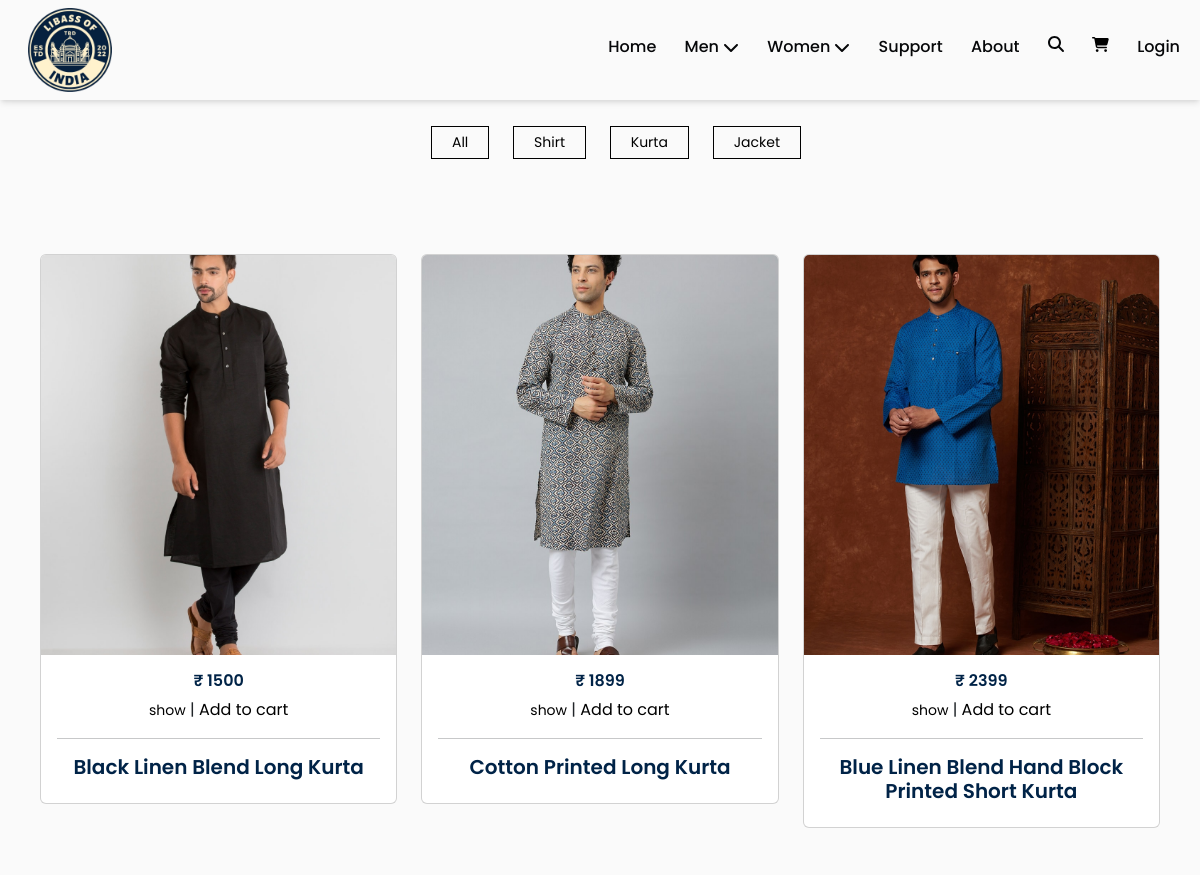
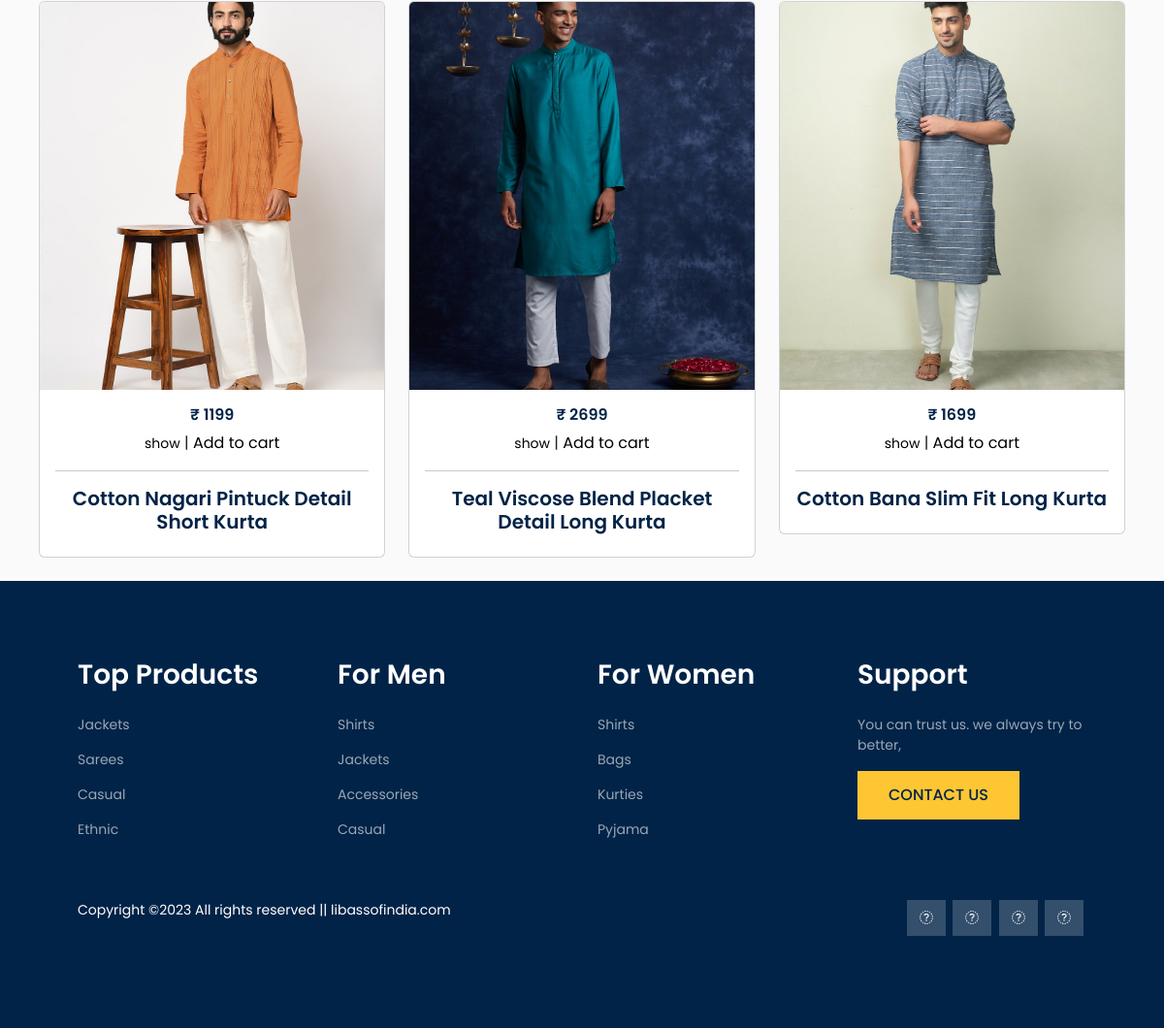
/men/top/Kurta/, run on the app's committed database (2 pictures, top to bottom).
### Mainpage/models.py (models this page shows)
class ProductData(models.Model):
    product_id = models.AutoField
    product_name = models.TextField(max_length=200,default="")
    product_desc = models.TextField(max_length=5000,default="")
    product_img = models.ImageField(upload_to="product_img/")
    product_gender = models.TextField(max_length=20,
                                      choices=(("Male","Male"),("Female","Female")),default="Male")
    product_category = models.TextField(max_length=100,default="")
    product_subcategory = models.TextField(max_length=100,default="")
    product_price = models.IntegerField(default=0)
    product_size = models.TextField(max_length=100,default="")

### Mainpage/views.py (the view)
# urls.py: path("men/top/Kurta/",views.KurtasPage,name="KurtasPage"),
def KurtasPage(request):
    product_data = ProductData.objects.filter(product_gender = "Male").filter(product_category = "Top").all().values()
    product_datas = ProductData.objects.filter(product_gender = "Male").filter(product_category = "Top").filter(product_subcategory = "Kurta").all().values()
    sub_cat_list = set()
    for i in product_data:
        sub_cat_list.add(i["product_subcategory"])
    main_list = []
    for i in sub_cat_list:
        mydic = {}
        mydic["sub"] = i
        mydic["link"] = "/men/top/{}".format(i)
        main_list.append(mydic)
    print(sub_cat_list)
    link = "/men/top/"
    title = "Kurtas for Men"
    return render(request,"Mainpage/product.html",{"product_data":product_datas,"sub_cat_list":main_list,"link":link,"title":title})

### Mainpage/templates/Mainpage/product.html (shortened to what this page needs)
{% extends 'Mainpage/basic.html' %}
{% load static %}
    {% block style %}
    <link rel="stylesheet" href="{% static 'css/product.css' %}">
    {% endblock %}
    {% block body %}
    <main>
        <div class="content">
            <ul>
                <a href="{{link}}">
                    <li><button>All</button></li>
                </a>
                {% for i in sub_cat_list %}
                <a href="{{i.link}}">
                    <li><button>{{i.sub}}</button></li>
                </a>
                {% endfor %}
            </ul>
        </div>
        <div class="container">
            <div class="container" style="margin-top: 30px;">
                <div class="row">
                    {% for i in product_data %}
                    <div class="col-sm-4">
                        <div class="card mt-4 mb-4">
                            <div class="image-css">
                                <img src="/media/{{i.product_img}}" alt="Image" class="card-img-top">
                            </div>
                            <div class="card-body" style="text-align: center;">
                                <h6>₹ {{i.product_price}}</h6>
                                <form action="/cart/" method="post">{% csrf_token %}
                                    <a href="/product-detail/{{i.id}}/" class="my-link" style="color: black;">show</a> |
                                    <button type="submit">Add to cart</button>
                                </form>
                                <hr />
                                <h5>{{i.product_name}}</h5>
                            </div>
                        </div>
                    </div>
                    {% endfor %}
                </div>
            </div>
        </div>
    </main>
    {% endblock %}

### static/css/basic.css (style rules this page uses)
.container { height: 100px; }
:root { --color-white-100: hsl(206, 5%, 98%); --color-white-200: hsl(206, 5%, 90%); --color-white-300: hsl(206, 5%, 80%); --color-white-400: hsl(206, 5%, 65%); --color-white-500: hsl(206, 5%, 50%); --color-black-100: hsl(213, 23%, 8%); --color-black-200: hsl(214, 21%, 6%); --color-black-300: hsl(210, 21%, 6%); --color-black-400: hsl(216, 22%, 4%); --color-black-500: hsl(220, 18%, 3%); --color-pink-100: hsl(326, 85%, 90%); --color-pink-200: hsl(327, 87%, 80%); --color-pink-300: hsl(329, 86%, 70%); --color-pink-400: hsl(330, 81%, 60%); --color-pink-500: hsl(333, 71%, 50%); --shadow-small: 0 1px 3px 0 rgba(0, 0, 0, 0.1), 0 1px 2px 0 rgba(0, 0, 0, 0.06); --shadow-medium: 0 4px 6px -1px rgba(0, 0, 0, 0.1), 0 2px 4px -1px rgba(0, 0, 0, 0.06); --shadow-large: 0 10px 15px -3px rgba(0, 0, 0, 0.1), 0 4px 6px -2px rgba(0, 0, 0, 0.05); }
body { -ms-overflow-style: none; scrollbar-width: none; overflow: hidden; overflow-y: scroll; }
*, *::before, *::after { padding: 0; margin: 0; box-sizing: border-box; list-style: none; list-style-type: none; text-decoration: none; -webkit-font-smoothing: antialiased; -moz-osx-font-smoothing: grayscale; text-rendering: optimizeLegibility; }
html { font-size: 100%; box-sizing: inherit; scroll-behavior: smooth; height: -webkit-fill-available; }
body { font-family: "Segoe UI", Tahoma, Geneva, Verdana, sans-serif; font-size: 1rem; font-weight: 400; line-height: 1.5; height: -webkit-fill-available; color: var(--color-black-500); background-color: var(--color-white-100); }
a, button { cursor: pointer; border: none; outline: none; -webkit-user-select: none; -moz-user-select: none; -ms-user-select: none; user-select: none; background: none; box-shadow: none; }
img, video { display: block; max-width: 100%; height: auto; -o-object-fit: cover; object-fit: cover; }
.container { max-width: 75rem; height: auto; margin: 0 auto; padding: 0 1.25rem; }
:root { --white: #fff; --black: #000; --dark: #1e1e1e; --gray: rgba(1, 1, 1, 0.6); --lite: rgba(255, 255, 255, 0.6); --primary: #002347; --secondary: #fdc632; }
body { margin: 0; overflow-x: hidden !important; font-family: "Poppins", sans-serif; }
a { text-decoration: none !important; min-width: fit-content; width: fit-content; width: -webkit-fit-content; width: -moz-fit-content; }
a, button { transition: 0.5s; }
a, p { font-size: 14px; }
h1, h2, h3, h4, h5, h6 { color: var(--primary); font-weight: 600; }
a, button, input, textarea, select { outline: none !important; }

### static/css/product.css (style rules this page uses)
.container { height: 100px; }
main { margin-top: 100px; }
main .content { height: 100px; width: 100%; display: flex; justify-content: center; align-items: center; }
main .content ul { display: inline; }
main .content ul li { display: inline; }
main .content ul li button { padding-top: 5px; padding-bottom: 5px; padding-left: 20px; padding-right: 20px; border: 1px solid black; transition-duration: 2s; margin: 10px; }
main .container { height: auto; }
.image-css { height: 400px; }
.image-css img { height: 400px; }

### data on the page
ProductData: sub "Shirt"
ProductData: sub "Kurta", product_img (picture), product_price "1500", product_name "Black Linen Blend Long Kurta"
ProductData: sub "Jacket"
ProductData: product_img (picture), product_price "1899", product_name "Cotton Printed Long Kurta"
ProductData: product_img (picture), product_price "2399", product_name "Blue Linen Blend Hand Block Printed Short Kurta"
ProductData: product_img (picture), product_price "1199", product_name "Cotton Nagari Pintuck Detail Short Kurta"
ProductData: product_img (picture), product_price "2699", product_name "Teal Viscose Blend Placket Detail Long Kurta"
ProductData: product_img (picture), product_price "1699", product_name "Cotton Bana Slim Fit Long Kurta"
